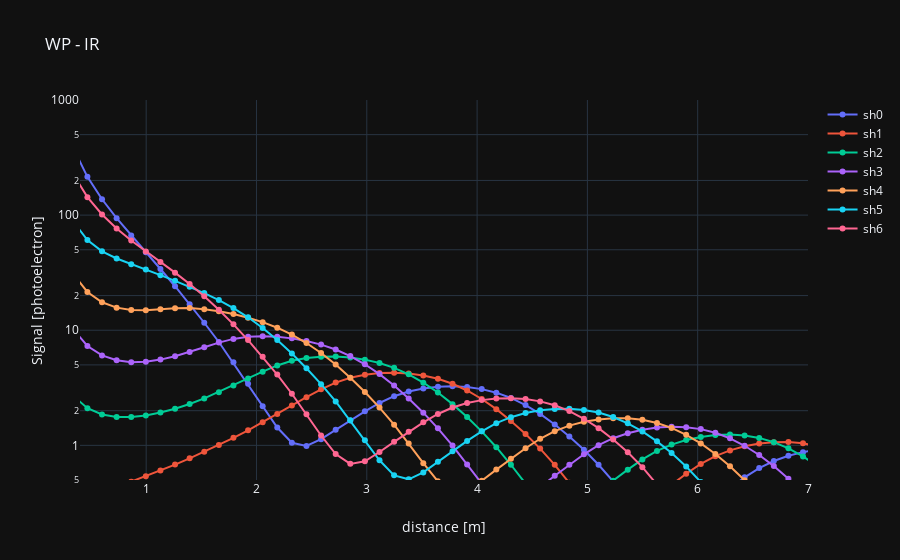

Write notebook code for a chart like this one.
### Code cell
data = [None] * shutter_per_cycle # Generate blank list with length equal number of shutters
for i in range(shutter_per_cycle):
    data[i] = go.Scatter(x=shutters['dist'], y=shutters['ir'+str(i)],
                          mode='lines+markers',  # Select 'lines', 'markers' or 'lines+markers'
                          name='sh'+str(i))

layout = dict(title='WP - IR',
              xaxis=dict(title='distance [m]',type='linear', range=[0.4, 7]),  # Select 'log' or 'linear'
              yaxis=dict(title='Signal [photoelectron]',type='log', range=[np.log10(0.5), np.log10(1000)]),  # Select 'log' or 'linear'
              template='plotly_dark')

iplot(dict(data=data, layout=layout))
